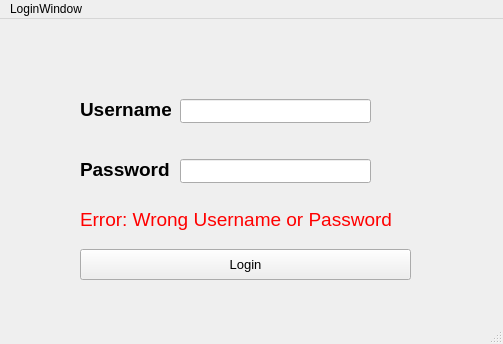
<?xml version="1.0" encoding="UTF-8"?>
<ui version="4.0">
 <class>MainWindow</class>
 <widget class="QMainWindow" name="MainWindow">
  <property name="geometry">
   <rect>
    <x>0</x>
    <y>0</y>
    <width>503</width>
    <height>344</height>
   </rect>
  </property>
  <property name="cursor">
   <cursorShape>ArrowCursor</cursorShape>
  </property>
  <property name="windowTitle">
   <string>MainWindow</string>
  </property>
  <widget class="QWidget" name="centralwidget">
   <widget class="QLabel" name="labelUser">
    <property name="geometry">
     <rect>
      <x>80</x>
      <y>70</y>
      <width>91</width>
      <height>41</height>
     </rect>
    </property>
    <property name="font">
     <font>
      <bold>true</bold>
     </font>
    </property>
    <property name="text">
     <string>&lt;html&gt;&lt;head/&gt;&lt;body&gt;&lt;p&gt;&lt;span style=&quot; font-size:14pt;&quot;&gt;Username&lt;/span&gt;&lt;/p&gt;&lt;/body&gt;&lt;/html&gt;</string>
    </property>
   </widget>
   <widget class="QLabel" name="labelPass">
    <property name="geometry">
     <rect>
      <x>80</x>
      <y>130</y>
      <width>91</width>
      <height>41</height>
     </rect>
    </property>
    <property name="font">
     <font>
      <bold>true</bold>
     </font>
    </property>
    <property name="text">
     <string>&lt;html&gt;&lt;head/&gt;&lt;body&gt;&lt;p&gt;&lt;span style=&quot; font-size:14pt;&quot;&gt;Password&lt;/span&gt;&lt;/p&gt;&lt;/body&gt;&lt;/html&gt;</string>
    </property>
   </widget>
   <widget class="QLineEdit" name="lineEditUser">
    <property name="geometry">
     <rect>
      <x>180</x>
      <y>80</y>
      <width>191</width>
      <height>24</height>
     </rect>
    </property>
   </widget>
   <widget class="QLineEdit" name="lineEditPassword">
    <property name="geometry">
     <rect>
      <x>180</x>
      <y>140</y>
      <width>191</width>
      <height>24</height>
     </rect>
    </property>
    <property name="echoMode">
     <enum>QLineEdit::Password</enum>
    </property>
   </widget>
   <widget class="QPushButton" name="pushButtonLogin">
    <property name="geometry">
     <rect>
      <x>80</x>
      <y>230</y>
      <width>331</width>
      <height>31</height>
     </rect>
    </property>
    <property name="font">
     <font>
      <pointsize>10</pointsize>
     </font>
    </property>
    <property name="cursor">
     <cursorShape>PointingHandCursor</cursorShape>
    </property>
    <property name="text">
     <string>Login</string>
    </property>
   </widget>
   <widget class="QLabel" name="labelError">
    <property name="geometry">
     <rect>
      <x>80</x>
      <y>180</y>
      <width>321</width>
      <height>41</height>
     </rect>
    </property>
    <property name="text">
     <string>&lt;html&gt;&lt;head/&gt;&lt;body&gt;&lt;p&gt;&lt;span style=&quot; font-size:14pt; color:#ff0000;&quot;&gt;Error: Wrong Username or Password&lt;/span&gt;&lt;/p&gt;&lt;/body&gt;&lt;/html&gt;</string>
    </property>
   </widget>
  </widget>
  <widget class="QMenuBar" name="menubar">
   <property name="geometry">
    <rect>
     <x>0</x>
     <y>0</y>
     <width>503</width>
     <height>21</height>
    </rect>
   </property>
   <widget class="QMenu" name="menuloginwindow">
    <property name="title">
     <string>LoginWindow</string>
    </property>
    <addaction name="actionLogin_Window"/>
   </widget>
   <addaction name="menuloginwindow"/>
  </widget>
  <widget class="QStatusBar" name="statusbar"/>
  <action name="actionLogin_Window">
   <property name="text">
    <string>Login Window</string>
   </property>
  </action>
 </widget>
 <resources/>
 <connections/>
</ui>
